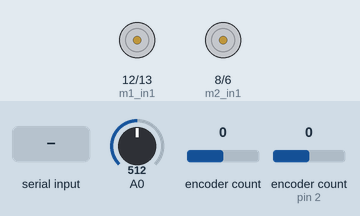
This sketch was run on a simulated Arduino Uno, built with avr-gcc and run on an emulated ATmega328P. On the bench: motor-driver pin pairs drawn as motors (green arrow = first pin HIGH = forward, orange = second pin HIGH = backward, longer = more drive, scaled by the enable pin). Inputs (shaded band) come from the test bench; at power-on: A0 = 512, encoder count 0, encoder count (sensor on pin 2) 0. What the sketch prints to the serial monitor is not drawn.

Above: at 1.2 s.
1.3 s: "a,1000,2000\n" received over Serial
At 2.5 s:
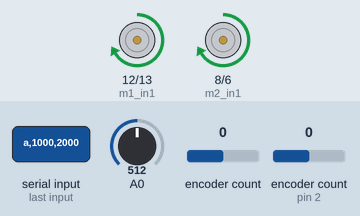
8.4 s: "b90\n" received over Serial
At 9.1 s:
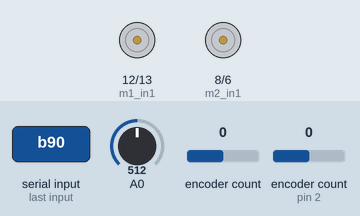
11.4 s: "a90\n" received over Serial
At 12.6 s:
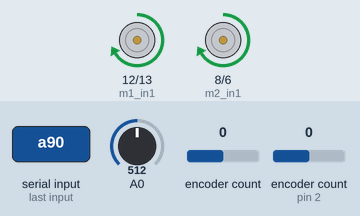
Timing chart, 0 to 14.4 s (numbered marks = the images above; inputs shaded):
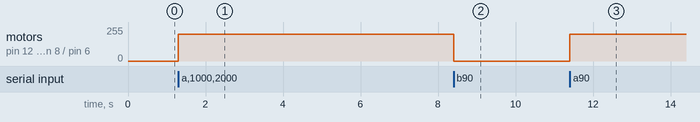

The sketch:

serialcommu.ino
```cpp
#include <Encoder.h>

// 핀 설정
int m1_en = 9;
int m2_en = 5;
int m1_in1 = 12;
int m1_in2 = 13;
int m2_in1 = 8;
int m2_in2 = 6;

int FSRraw;

// 엔코더 설정op[ko]
Encoder knobLeft(0, 1);  // 모터1
Encoder knobRight(2, 3); // 모터2

long target_m1 = 0;
long target_m2 = 0;

bool mact = false;

// 현재 위치 변수
long positionLeft = 0;
long positionRight = 0;

void setup() {
  Serial.begin(115200);

  pinMode(m1_en, OUTPUT);
  pinMode(m1_in1, OUTPUT);
  pinMode(m1_in2, OUTPUT);
  pinMode(m2_en, OUTPUT);
  pinMode(m2_in1, OUTPUT);
  pinMode(m2_in2, OUTPUT);

  stopMotor(m1_en, m1_in1, m1_in2);
  stopMotor(m2_en, m2_in1, m2_in2);
}

void loop() {
  FSRraw = analogRead(A0);
  long newLeft = knobLeft.read();
  long newRight = -knobRight.read();

  // 엔코더 값 전송 (바이너리)
  sendEncoderValues(newLeft, newRight, FSRraw);

  // 명령 수신 처리
  receiveCommand(newLeft, newRight);

  // 모터 제어 로직
  if(mact)  controlMotor(newLeft, newRight);
  else {
    digitalWrite(m1_in1, LOW);
    digitalWrite(m1_in2, LOW);
    digitalWrite(m2_in1, LOW);
    digitalWrite(m2_in2, LOW);
    analogWrite(m1_en, 0);
    analogWrite(m2_en, 0);
  }
}

void receiveCommand(long currentLeft, long currentRight) {
  if (Serial.available()) {
    String cmd = Serial.readStringUntil('\n');
    // 명령 포맷:
    // 'a,1000,2000'  -> 'a' 명령, target_m1=1000, target_m2=2000
    // 'b' -> 모터 정지 명령
    cmd.trim();
    if (cmd.length() > 0) {
      if (cmd.charAt(0) == 'a') {
        mact = true;
        // 파싱
        // 포맷: a,<target_m1>,<target_m2>
        int firstComma = cmd.indexOf(',', 1);
        int secondComma = cmd.indexOf(',', firstComma+1);

        if (firstComma > 0 && secondComma > 0) {
          long t1 = cmd.substring(firstComma+1, secondComma).toInt();
          long t2 = cmd.substring(secondComma+1).toInt();
          target_m1 = t1;
          target_m2 = t2;
        }
      } else if (cmd.charAt(0) == 'b') {
        // 모터 정지
        mact = false;
      }
      else if (cmd.charAt(0) == 's') {
        mact = false;
        fullyStopMotors();
      }
      else if (cmd.charAt(0) == 'l') {
        int commaIndex = cmd.indexOf(',');
        if (commaIndex > 0) {
          long ts = cmd.substring(commaIndex+1).toInt();
          // latency 응답을 이진 패킷으로 전송: 시작 마커 0xAC, 4바이트 타임스탬프, 종료 마커 0x55
          Serial.write(0xAC);
          Serial.write((byte *) &ts, sizeof(ts));  // 4바이트 전송
          Serial.write(0x55);
        }
      }
    }
  }
}

void controlMotor(long newLeft, long newRight) {
  // 모터1 제어
  if (newLeft < target_m1) {
    moveMotor(m1_en, m1_in1, m1_in2, true); // 증가 방향
  } else if (newLeft > target_m1) {
    moveMotor(m1_en, m1_in1, m1_in2, false); // 감소 방향
  } else {
    stopMotor(m1_en, m1_in1, m1_in2);
  }

  // 모터2 제어
  if (newRight < target_m2) {
    moveMotor(m2_en, m2_in1, m2_in2, true); // false면 in1=LOW,in2=HIGH, 증가
  } else if (newRight > target_m2) {
    // 감소 필요 -> in1=HIGH,in2=LOW
    moveMotor(m2_en, m2_in1, m2_in2, false);
  } else {
    stopMotor(m2_en, m2_in1, m2_in2);
  }
}

void sendEncoderValues(long leftVal, long rightVal, int fsrVal) {
  // 패킷: 0xAA start, left(4byte), right(4byte), 0x55 end
  Serial.write(0xAA);
  Serial.write((byte*)&leftVal, sizeof(leftVal));
  Serial.write((byte*)&rightVal, sizeof(rightVal));
  Serial.write((byte*)&fsrVal, sizeof(fsrVal));
  Serial.write(0x55);
}

void moveMotor(int pwmPin, int dirPin1, int dirPin2, bool forward) {
  if (forward) {
    digitalWrite(dirPin1, HIGH);
    digitalWrite(dirPin2, LOW);
  } else {
    digitalWrite(dirPin1, LOW);
    digitalWrite(dirPin2, HIGH);
  }
  analogWrite(pwmPin, 200); // PWM 값
}

void stopMotor(int pwmPin, int dirPin1, int dirPin2) {
  digitalWrite(dirPin1, LOW);
  digitalWrite(dirPin2, LOW);
  analogWrite(pwmPin, 0);
}

void fullyStopMotors() {
  // IN1, IN2 모두 LOW + PWM 0 → 완전 무전류 정지
  digitalWrite(m1_in1, LOW);
  digitalWrite(m1_in2, LOW);
  analogWrite(m1_en, 0);

  digitalWrite(m2_in1, LOW);
  digitalWrite(m2_in2, LOW);
  analogWrite(m2_en, 0);
}
```

Measured:
- after the input at 1.3 s, motor on pin 12 (m1_in1) / pin 13 (m1_in2), motor on pin 8 (m2_in1) / pin 6 (m2_in2): stopped → forward 200/255 at once
- after the input at 8.4 s, motor on pin 12 (m1_in1) / pin 13 (m1_in2), motor on pin 8 (m2_in1) / pin 6 (m2_in2): forward 200/255 → stopped at once
- after the input at 11.4 s, motor on pin 12 (m1_in1) / pin 13 (m1_in2), motor on pin 8 (m2_in1) / pin 6 (m2_in2): stopped → forward 200/255 at once
